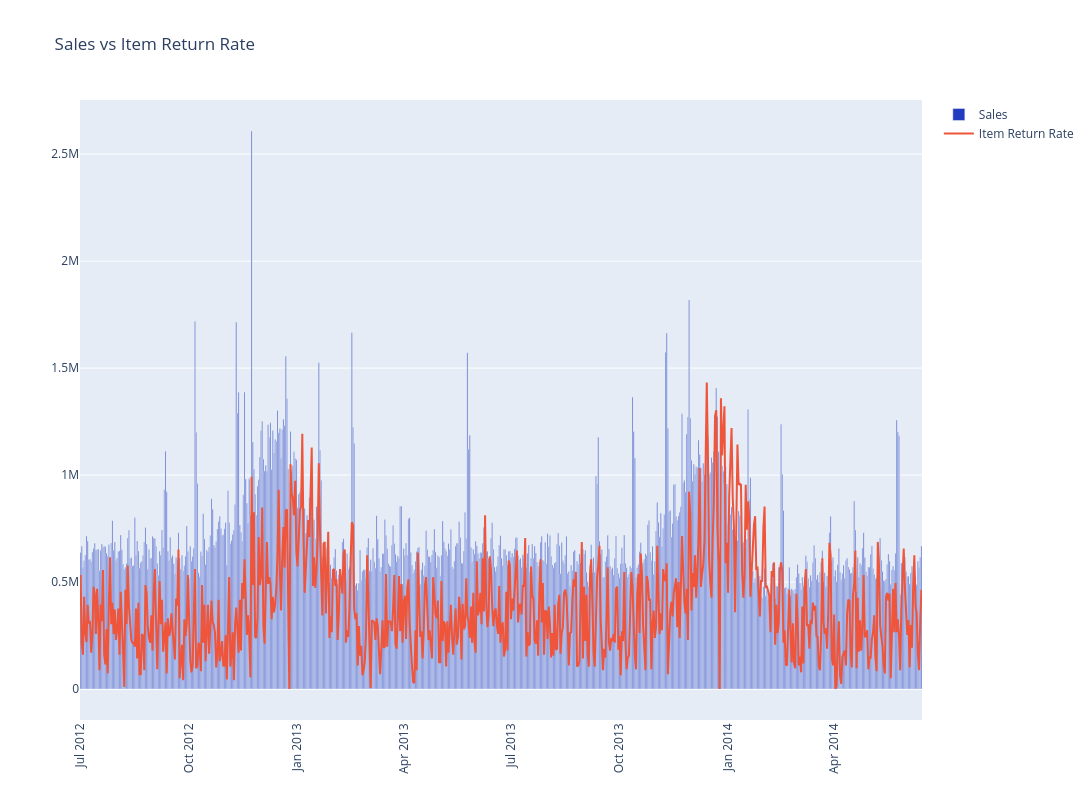

Notebook cell for this chart:
### Markdown cell above
The above plot shows that some spikes in the number of employees appear to coincide with spikes in sales. Let's take a closer look at the relation between **Sales** and **Returns_Pct**:

### Code cell
trace1 = go.Bar(
    x = data_engineered.index,
    y = data_engineered['Sales'],
    name = 'Sales',
    marker=dict(color='rgb(34,60,192)')
)
trace2 = go.Scatter(
    x = data_engineered.index,
    y = data_engineered['Returns_Pct']*5e5,
    name='Item Return Rate',
)

fig = make_subplots(rows=1, cols=1)
fig.add_trace(trace1, row=1, col=1)
fig.add_trace(trace2, row=1, col=1)
fig['layout'].update(height = 800, width = 1100, title = 'Sales vs Item Return Rate', xaxis=dict(tickangle=-90))

iplot(fig)

### Figure 1 — Plotly figure (JSON) as saved in the notebook; plotly's stock layout.template omitted (floating-point values rounded to 4 significant figures; data arrays with more than 128 entries replaced by an {"elided": "..."} marker saying what was removed)
{"data": [{"marker": {"color": "rgb(34,60,192)"}, "name": "Sales", "type": "bar", "x": {"elided": "714 str values"}, "xaxis": "x", "y": {"elided": "714 int values"}, "yaxis": "y"}, {"name": "Item Return Rate", "type": "scatter", "x": {"elided": "714 str values"}, "xaxis": "x", "y": {"elided": "714 float values"}, "yaxis": "y"}], "layout": {"height": 800, "title": {"text": "Sales vs Item Return Rate"}, "width": 1100, "xaxis": {"anchor": "y", "domain": [0, 1], "tickangle": -90}, "yaxis": {"anchor": "x", "domain": [0, 1]}}}
